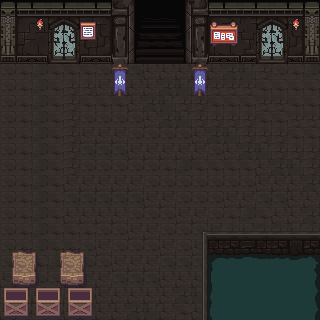

Rendered tile map (Tiled .tmx) drawn with the repository's tilesets; below, a short description and the full map source, tile grids included:
An orthogonal 20x20 tile map with 16x16 px tiles, 4 tile layers (Tile Layer 1, Tile Layer 2, Tile Layer 3, Tile Layer 4), 5 tilesets and 15 objects.

<map version="1.5" tiledversion="1.5.0" orientation="orthogonal" renderorder="right-down" width="20" height="20" tilewidth="16" tileheight="16" infinite="0" nextlayerid="6" nextobjectid="16">
 <tileset firstgid="1" source="props/castle_01.tsx" />
 <tileset firstgid="1703" source="props/dungeon_01.tsx" />
 <tileset firstgid="1803" source="../_maps/overworld.tsx" />
 <tileset firstgid="3243" source="props/scenario_11.tsx" />
 <tileset firstgid="4011" source="props/world_01.tsx" />
 <layer id="1" name="Tile Layer 1" width="20" height="20">
  <data encoding="csv">
860,860,823,824,825,826,826,826,826,826,826,826,826,826,826,826,826,826,826,826,
897,897,823,824,825,826,863,863,863,863,863,863,863,863,863,863,863,863,863,863,
823,824,825,826,826,826,900,900,900,900,900,900,900,900,900,900,900,900,900,900,
823,824,825,826,863,863,937,937,937,937,937,937,937,937,937,937,937,937,937,937,
823,824,825,826,900,900,823,823,897,934,934,934,934,934,935,936,937,823,824,825,
823,824,825,826,937,937,860,860,934,934,935,936,937,863,863,863,826,826,826,826,
823,824,825,826,937,826,826,826,934,935,936,937,937,900,900,900,863,863,826,826,
823,824,825,826,937,823,823,823,823,934,935,936,937,937,937,937,900,900,863,863,
823,824,825,826,937,860,860,860,823,823,823,823,934,935,936,937,937,937,900,900,
823,824,825,826,937,897,897,897,860,860,860,860,860,823,934,935,936,937,937,937,
823,824,825,826,937,823,823,823,823,823,824,825,826,826,826,826,934,935,936,937,
823,824,825,826,860,860,860,860,860,823,823,823,823,823,823,823,860,860,934,935,
823,824,825,826,897,897,897,897,897,860,860,823,823,823,860,860,897,897,934,934,
823,824,825,826,934,934,934,934,823,823,823,860,860,823,824,825,826,934,934,935,
823,824,825,826,826,824,823,823,860,860,823,823,823,860,861,862,863,935,936,937,
823,824,825,826,826,823,860,823,823,823,860,860,860,897,898,899,900,937,937,937,
823,823,824,825,823,823,823,860,860,860,897,897,897,934,935,936,937,826,826,826,
860,823,823,823,860,860,860,897,897,897,934,934,934,934,935,936,937,826,863,863,
897,860,860,860,897,897,897,934,934,934,934,935,936,937,863,863,863,863,900,900,
934,897,897,897,934,934,934,934,935,936,937,900,900,900,900,900,900,900,937,937
</data>
 </layer>
 <layer id="2" name="Tile Layer 2" width="20" height="20">
  <data encoding="csv">
24,25,26,27,28,29,30,31,26,27,28,29,24,25,26,27,28,29,30,31,
61,62,63,64,65,66,67,68,63,64,65,66,61,62,63,64,65,66,67,68,
98,99,100,101,102,103,104,105,100,101,102,103,98,99,100,101,102,103,104,105,
135,136,137,138,139,140,141,142,137,138,139,140,135,136,137,138,139,140,141,142,
0,0,0,0,0,0,0,0,0,0,0,0,0,0,0,0,0,0,0,0,
0,0,0,0,0,0,0,0,0,0,0,0,0,0,0,0,0,0,0,0,
0,0,0,0,0,0,0,0,0,0,0,0,0,0,0,0,0,0,0,0,
0,0,0,0,0,0,0,0,0,0,0,0,0,0,0,0,0,0,0,0,
0,0,0,0,0,0,0,0,0,0,0,0,0,0,0,0,0,0,0,0,
0,0,0,0,0,0,0,0,0,0,0,0,0,0,0,0,0,0,0,0,
0,0,0,0,0,0,0,0,0,0,0,0,0,0,0,0,0,0,0,0,
0,0,0,0,0,0,0,0,0,0,0,0,0,0,0,0,0,0,0,0,
0,0,0,0,0,0,0,0,0,0,0,0,0,0,0,0,0,0,0,0,
0,0,0,0,0,0,0,0,0,0,0,0,0,0,0,0,0,0,0,0,
0,0,0,0,0,0,0,0,0,0,0,0,0,0,0,0,0,0,0,0,
4826,4827,4828,4826,4827,4828,0,823,0,0,0,823,0,0,0,0,0,863,0,0,
4866,4867,4868,4866,4867,4868,0,0,0,0,0,0,0,0,0,0,0,0,0,0,
4906,4907,4908,4906,4907,4908,0,0,0,0,0,0,0,0,0,860,0,0,0,0,
4832,4833,4832,4833,4832,4833,860,0,0,0,0,0,0,0,0,0,0,0,0,0,
4872,4873,4872,4873,4872,4873,0,0,0,0,934,0,934,934,934,934,0,934,935,0
</data>
 </layer>
 <layer id="3" name="Tile Layer 3" width="20" height="20">
  <data encoding="csv">
0,0,0,0,0,0,0,582,583,584,584,585,586,292,0,0,0,0,0,0,
0,0,1793,297,298,3734,0,619,620,621,621,622,623,3797,3798,0,297,298,1793,0,
0,0,0,334,335,3782,0,656,657,658,658,659,660,3845,3846,0,334,335,0,0,
0,0,0,371,372,0,0,693,694,695,695,696,697,403,0,0,371,372,0,0,
0,0,0,0,0,0,0,2888,0,0,0,0,2888,0,0,0,0,0,0,0,
0,0,0,0,0,0,0,2928,0,0,0,0,2928,0,0,0,0,0,0,0,
0,0,0,0,0,0,0,0,0,0,0,0,0,0,0,0,0,0,0,0,
0,0,0,0,0,0,0,0,0,0,0,0,0,0,0,0,0,0,0,0,
0,0,0,0,0,0,0,0,0,0,0,0,0,0,0,0,0,0,0,0,
0,0,0,0,0,0,0,0,0,0,0,0,0,0,0,0,0,0,0,0,
0,0,0,0,0,0,0,0,0,0,0,0,0,0,0,0,0,0,0,0,
0,0,0,0,0,0,0,0,0,0,0,0,0,0,0,0,0,0,0,0,
0,0,0,0,0,0,0,0,0,0,0,0,0,0,0,0,0,0,0,0,
0,0,0,0,0,0,0,0,0,0,0,0,0,0,0,0,0,0,0,0,
0,0,0,0,0,0,0,0,0,0,0,0,1016,1017,1018,1019,1020,1021,1022,1023,
0,0,0,0,0,0,0,0,0,0,0,0,1053,1054,1055,1056,1057,1058,1059,1060,
0,0,0,0,0,0,0,0,0,0,0,0,1090,1091,1092,1093,1094,1095,1096,1097,
0,0,0,0,0,0,0,0,0,0,0,0,1127,1128,1129,1130,1131,1132,1133,1134,
0,0,0,0,0,0,0,0,0,0,0,0,1164,1165,1166,1167,1168,1169,1170,1171,
0,0,0,0,0,0,0,0,0,0,0,0,1201,1202,1203,1204,1205,1206,1207,1208
</data>
 </layer>
 <layer id="4" name="Tile Layer 4" width="20" height="20">
  <data encoding="csv">
0,0,0,0,0,0,0,0,0,0,0,0,0,0,0,0,0,0,0,0,
0,0,0,0,0,0,0,0,0,0,0,0,0,0,0,0,0,0,0,0,
0,0,0,0,0,0,0,0,0,0,0,0,0,0,0,0,0,0,0,0,
0,0,0,0,0,0,0,0,0,0,0,0,0,0,0,0,0,0,0,0,
0,0,0,0,0,0,0,0,0,0,0,0,0,0,0,0,0,0,0,0,
0,0,0,0,0,0,0,0,0,0,0,0,0,0,0,0,0,0,0,0,
0,0,0,0,0,0,0,0,0,0,0,0,0,0,0,0,0,0,0,0,
0,0,0,0,0,0,0,0,0,0,0,0,0,0,0,0,0,0,0,0,
0,0,0,0,0,0,0,0,0,0,0,0,0,0,0,0,0,0,0,0,
0,0,0,0,0,0,0,0,0,0,0,0,0,0,0,0,0,0,0,0,
0,0,0,0,0,0,0,0,0,0,0,0,0,0,0,0,0,0,0,0,
0,0,0,0,0,0,0,0,0,0,0,0,0,0,0,0,0,0,0,0,
0,0,0,0,0,0,0,0,0,0,0,0,0,0,0,0,0,0,0,0,
0,0,0,0,0,0,0,0,0,0,0,0,0,0,0,0,0,0,0,0,
0,0,0,0,0,0,0,0,0,0,0,0,0,0,0,0,0,0,0,0,
0,0,0,0,0,0,0,0,0,0,0,0,0,0,0,0,0,0,0,0,
0,0,0,0,0,0,0,0,0,0,0,0,0,0,0,0,0,0,0,0,
0,0,0,0,0,0,0,0,0,0,0,0,0,0,0,0,0,0,0,0,
0,0,0,0,0,0,0,0,0,0,0,0,0,0,0,0,0,0,0,0,
0,0,0,0,0,0,0,0,0,0,0,0,0,0,0,0,0,0,0,0
</data>
 </layer>
 <objectgroup id="5" name="Object Layer 1">
  <object id="1" x="11.75" y="252" width="24" height="31.75" />
  <object id="2" x="60" y="251.25" width="23.5" height="33.25" />
  <object id="3" x="67.25" y="287.5" width="25.5" height="29" />
  <object id="4" x="36" y="287.75" width="24" height="27.75" />
  <object id="5" x="3.75" y="287.75" width="24.25" height="28.25" />
  <object id="6" x="202.333" y="230.667" width="117.667" height="90" />
  <object id="7" x="320" y="0" width="8.66667" height="321.333" />
  <object id="8" x="0" y="320" width="328" height="9.33333" />
  <object id="9" x="-10" y="-0.666667" width="9.33333" height="331.333" />
  <object id="10" x="-11" y="-10" width="340" height="8" />
  <object id="11" x="0.5" y="2" width="128.5" height="48.5" />
  <object id="12" x="188" y="0.5" width="131.5" height="48.5" />
  <object id="13" x="133" y="0" width="52.5" height="27" />
  <object id="14" x="112.5" y="66.5" width="15.5" height="29.5" />
  <object id="15" x="192.5" y="65" width="14" height="30.5" />
 </objectgroup>
</map>
